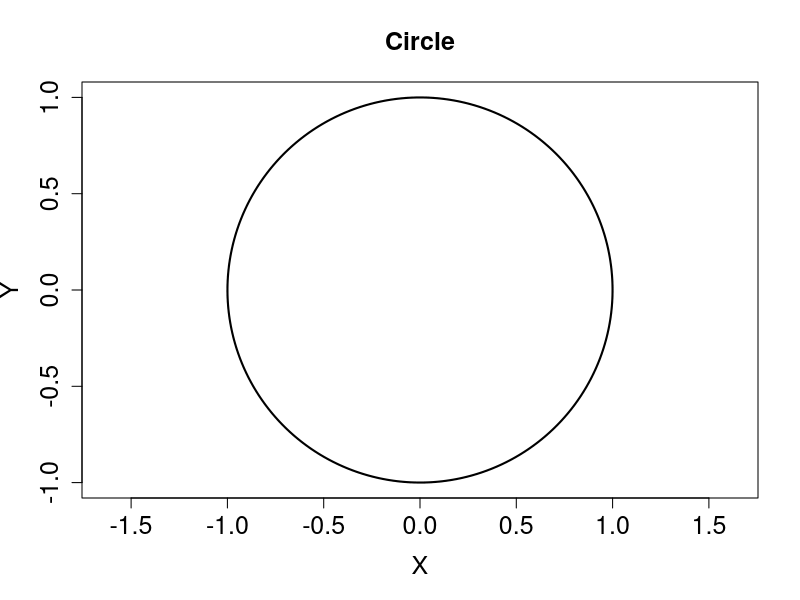
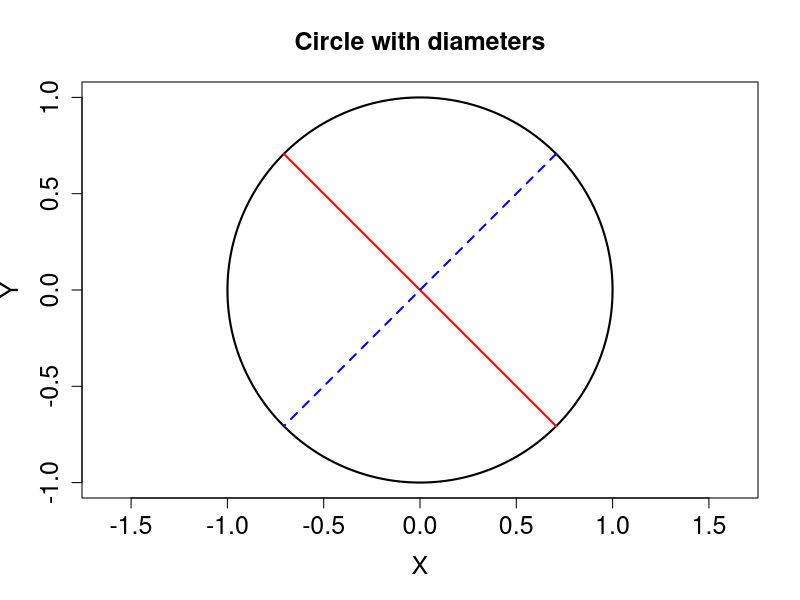
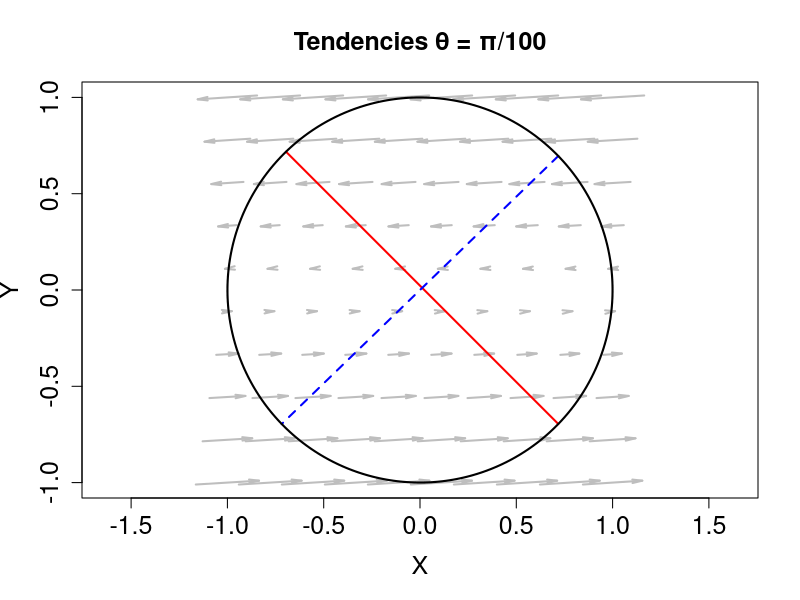

The R script that drew these images, in order:
## ---- chunk 1
#| fig-asp: 1

plot(NULL, xlim = c(-1, 1), ylim = c(-1, 1), asp = 1,
     main = "Circle", xlab = "X", ylab = "Y",
     cex.main = 1.5, cex.lab = 1.5, cex.axis = 1.5)
angle <- pi * seq(0, 2 * pi, length.out = 361)
lines(cos(angle), sin(angle), col = "black", lwd = 2)
## ---- chunk 2
#| fig-asp: 1
#| 
plot(NULL, xlim = c(-1, 1), ylim = c(-1, 1), asp = 1,
     main = "Circle with diameters", xlab = "X", ylab = "Y",
     cex.main = 1.5, cex.lab = 1.5, cex.axis = 1.5)
angle <- pi * seq(0, 2 * pi, length.out = 361)
lines(cos(angle), sin(angle), col = "black", lwd = 2)
segments(cos(3 * pi/4), sin(3 * pi/4), cos(-pi/4), sin(-pi/4), col = "red", lwd = 2)
segments(cos(pi/4), sin(pi/4), cos(5 * pi/4), sin(5 * pi/4), col = "blue", lwd = 2, lty = 2)
## ---- chunk 3
#| fig-asp: 1
x <- seq(-1, 1, length.out = 10)
y <- seq(-1, 1, length.out = 10)

theta <- pi / 100
alpha <- atan((sin(theta) - 1) / cos(theta))

cot <- function(theta) {
  cos(theta) / sin(theta)
}
amat <- matrix(c(-1, 0, -cot(theta), -2), nrow = 2)

xy <- expand.grid(x = x, y = y)
X <- xy$x
Y <- xy$y
uv <- amat %*% t(as.matrix(xy))
a <- 0.005
u <- a * uv[1, ]
v <- a * uv[2, ]

plot(NULL, xlim = c(-1, 1), ylim = c(-1, 1), asp = 1,
     main = "Tendencies θ = π/100", xlab = "X", ylab = "Y",
     cex.main = 1.5, cex.lab = 1.5, cex.axis = 1.5)
arrows(X - u, Y - v, X + u, Y + v,
       col = "gray", lwd = 2, length = 0.1, angle = 10)
segments(cos(pi/2 - alpha), sin(pi/2 - alpha), cos(alpha), sin(alpha), col = "red", lwd = 2)
segments(cos(-alpha), sin(-alpha), cos(pi - alpha), sin(pi - alpha), col = "blue", lwd = 2, lty = 2)
angle <- pi * seq(0, 2 * pi, length.out = 361)
lines(cos(angle), sin(angle), col = "black", lwd = 2)
